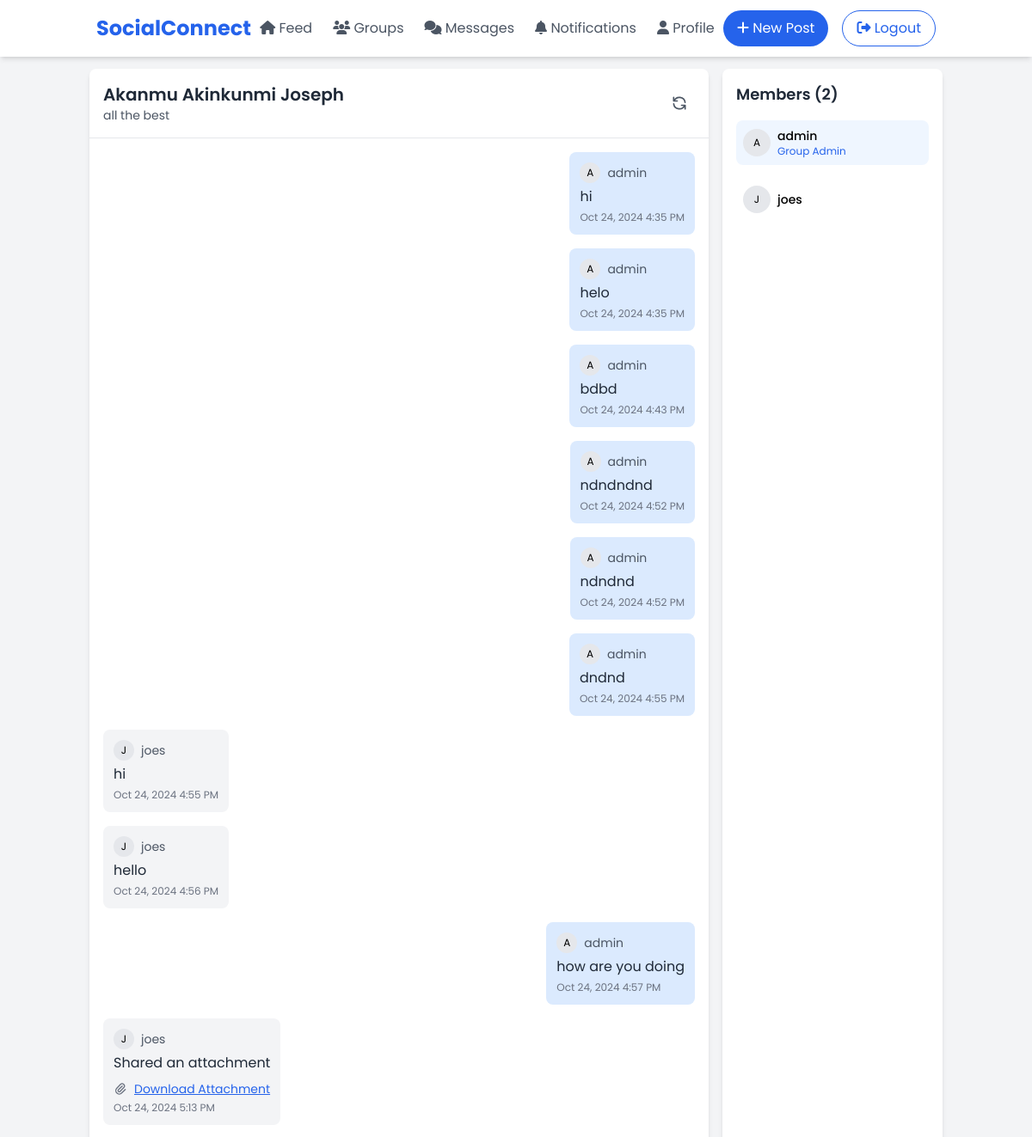
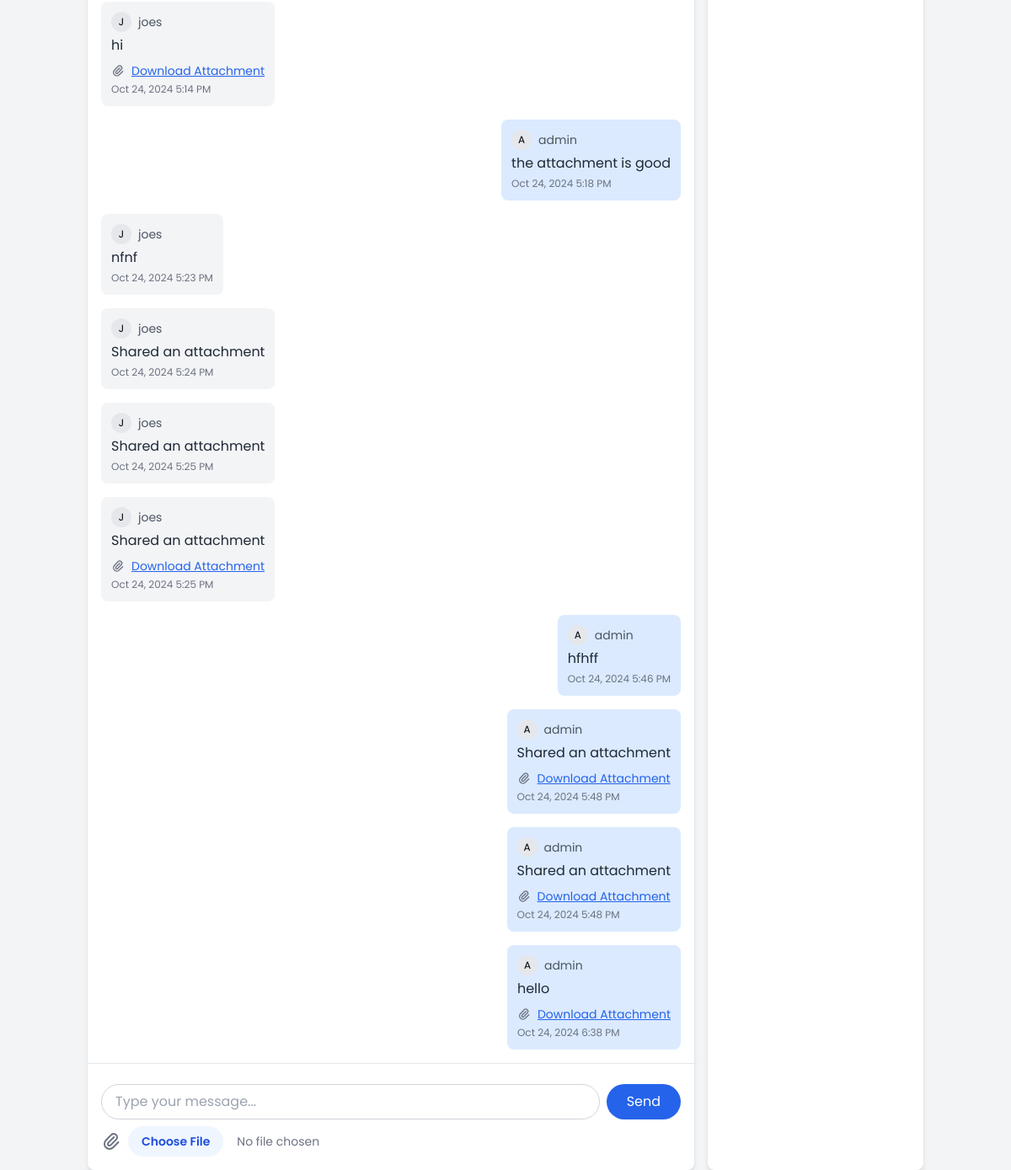
The page /group/1/ (signed in) on the database its author committed (2 pictures, top to bottom).
### chat/models.py (models this page shows, shortened)
class Group(models.Model):
    name = models.CharField(max_length=255)
    description = models.TextField(blank=True)
    members = models.ManyToManyField(User, related_name='chat_groups')  # Changed from 'groups' to 'chat_groups'
    created_at = models.DateTimeField(auto_now_add=True)
    created_by = models.ForeignKey(User, on_delete=models.CASCADE, related_name='created_groups')

class GroupChat(models.Model):
    group = models.ForeignKey(Group, on_delete=models.CASCADE, related_name='messages')
    sender = models.ForeignKey(User, on_delete=models.CASCADE)
    content = models.TextField()
    timestamp = models.DateTimeField(default=timezone.now)
    class Meta:
        ordering = ['timestamp']

class ChatAttachment(models.Model):
    file = models.FileField(upload_to='chat_attachments/')
    group_chat = models.ForeignKey(GroupChat, on_delete=models.CASCADE, null=True, blank=True)
    private_chat = models.ForeignKey(PrivateChat, on_delete=models.CASCADE, null=True, blank=True)
    uploaded_at = models.DateTimeField(auto_now_add=True)
    uploaded_by = models.ForeignKey(User, on_delete=models.CASCADE)

### accounts/models.py (models this page shows, shortened)
class User(AbstractBaseUser, PermissionsMixin):
    username = models.CharField(db_index=True, max_length=255, unique=True)
    email = models.EmailField(max_length=255, unique=True,blank=True, verbose_name='email address')
    first_name = models.CharField(max_length=50, blank=False, null=False)
    last_name = models.CharField(max_length=50, blank=False, null=False)
    gender = models.CharField(choices=GENDER_CHOICES, default='MALE', max_length=6)
    date_joined = models.DateTimeField(auto_now_add=True, blank=True)
    is_active = models.BooleanField(default=True)
    is_staff = models.BooleanField(default=False)
    groups = models.ManyToManyField('auth.Group', related_name='custom_user_groups', blank=True)
    USERNAME_FIELD = 'email'
    REQUIRED_FIELDS = ['username']
    objects = UserAccountManager()

### chat/views.py (the view, shortened to what this page needs)
# urls.py: path('group/<int:group_id>/', group_detail, name='group_detail'),
@login_required
def group_detail(request, group_id):
    group = get_object_or_404(Group, id=group_id)
    if request.user not in group.members.all():
        return redirect('group_list')
    members = group.members.all().order_by('username')
    messages = group.messages.all().select_related('sender').order_by('timestamp')
    attachment_form = ChatAttachmentForm()
    context = {
        'group': group,
        'members': members,
        'messages': messages,
        'attachment_form': attachment_form,
    }
    return render(request, 'chat/group_detail.html', context)

### chat/forms.py
class ChatAttachmentForm(forms.ModelForm):
    class Meta:
        model = ChatAttachment
        fields = ['file']
        widgets = {
            'file': forms.FileInput(attrs={
                'class': 'block w-full text-sm text-gray-500 file:mr-4 file:py-2 file:px-4 file:rounded-full file:border-0 file:text-sm file:font-semibold file:bg-blue-50 file:text-blue-700 hover:file:bg-blue-100',
                'accept': 'image/*,.pdf,.doc,.docx'
            })
        }

### templates/chat/group_detail.html (shortened to what this page needs)
{% extends 'base.html' %}
{% block content %}
<div class="flex flex-col md:flex-row h-[calc(100vh-5rem)] gap-4 p-2 md:p-0">
    <div class="flex-1 bg-white rounded-lg shadow-md flex flex-col order-2 md:order-1">
        <div class="p-3 md:p-4 border-b flex justify-between items-center">
            <div>
                <h1 class="text-lg md:text-xl font-semibold text-gray-800">{{ group.name }}</h1>
                <p class="text-xs md:text-sm text-gray-600">{{ group.description }}</p>
            </div>
            <button id="refresh-button" class="p-2 rounded-full hover:bg-gray-100 transition-colors">
                <svg class="w-5 h-5 text-gray-600" fill="none" stroke="currentColor" viewBox="0 0 24 24">
                    <path stroke-linecap="round" stroke-linejoin="round" stroke-width="2" d="M4 4v5h.582m15.356 2A8.001 8.001 0 004.582 9m0 0H9m11 11v-5h-.581m0 0a8.003 8.003 0 01-15.357-2m15.357 2H15"></path>
                </svg>
            </button>
        </div>
        <div id="chat-messages" class="flex-1 overflow-y-auto p-2 md:p-4 space-y-3 md:space-y-4">
            {% for message in messages %}
            <div class="flex {% if message.sender == request.user %}justify-end{% endif %}">
                <div class="max-w-[85%] md:max-w-[70%] {% if message.sender == request.user %}bg-blue-100{% else %}bg-gray-100{% endif %} rounded-lg p-2 md:p-3">
                    <div class="flex items-center gap-1 md:gap-2 mb-1">
                        <div class="w-5 h-5 md:w-6 md:h-6 bg-gray-200 rounded-full flex items-center justify-center text-xs">
                            {{ message.sender.username|first|upper }}
                        </div>
                        <div class="text-xs md:text-sm text-gray-600">{{ message.sender.username }}</div>
                    </div>
                    {% if message.content %}
                        <div class="text-sm md:text-base text-gray-800">{{ message.content }}</div>
                    {% endif %}
                    {% if message.chatattachment_set.exists %}
                        {% for attachment in message.chatattachment_set.all %}
                            <div class="mt-2 flex items-center gap-2">
                                <svg class="w-4 h-4 text-gray-500" fill="none" stroke="currentColor" viewBox="0 0 24 24">
                                    <path stroke-linecap="round" stroke-linejoin="round" stroke-width="2" d="M15.172 7l-6.586 6.586a2 2 0 102.828 2.828l6.414-6.586a4 4 0 00-5.656-5.656l-6.415 6.585a6 6 0 108.486 8.486L20.5 13"></path>
                                </svg>
                                <a href="{{ attachment.file.url }}"
                                   class="text-blue-600 hover:text-blue-800 text-sm underline"
                                   target="_blank">
                                    Download Attachment
                                </a>
                            </div>
                        {% endfor %}
                    {% endif %}
                    <div class="text-[10px] md:text-xs text-gray-500 mt-1">{{ message.timestamp|date:"M d, Y g:i A" }}</div>
                </div>
            </div>
            {% endfor %}
        </div>
        <div class="p-2 md:p-4 border-t">
            <form id="chat-form" class="space-y-2" enctype="multipart/form-data">
                <div class="flex gap-2">
                    <input type="text"
                           id="message-input"
                           name="message"
                           class="flex-1 px-3 md:px-4 py-2 text-sm md:text-base rounded-full border border-gray-300 focus:outline-none focus:ring-2 focus:ring-blue-500 focus:border-transparent"
                           placeholder="Type your message..."
                           autocomplete="off">
                    <button type="submit"
                            class="px-4 md:px-6 py-2 bg-blue-600 text-white text-sm md:text-base rounded-full hover:bg-blue-700 transition duration-300">
                        Send
                    </button>
                </div>
                <div class="flex items-center gap-2">
                    <label for="file-upload" class="cursor-pointer">
                        <svg class="w-6 h-6 text-gray-500 hover:text-blue-600" fill="none" stroke="currentColor" viewBox="0 0 24 24">
                            <path stroke-linecap="round" stroke-linejoin="round" stroke-width="2" d="M15.172 7l-6.586 6.586a2 2 0 102.828 2.828l6.414-6.586a4 4 0 00-5.656-5.656l-6.415 6.585a6 6 0 108.486 8.486L20.5 13"></path>
                        </svg>
                    </label>
                    {{ attachment_form.file }}
                </div>
            </form>
        </div>
    </div>
    <div class="w-full md:w-64 bg-white rounded-lg shadow-md p-3 md:p-4 order-1 md:order-2 mb-4 md:mb-0">
        <h2 class="text-base md:text-lg font-semibold mb-3 md:mb-4 text-gray-800">Members ({{ members.count }})</h2>
        <div class="flex flex-row md:flex-col flex-wrap gap-2 md:space-y-2">
            {% for member in members %}
            <div class="flex items-center gap-2 p-2 {% if member == group.created_by %}bg-blue-50{% endif %} rounded-lg flex-grow md:flex-grow-0">
                <div class="w-6 h-6 md:w-8 md:h-8 bg-gray-200 rounded-full flex items-center justify-center text-xs">
                    {{ member.username|first|upper }}
                </div>
                <div>
                    <div class="text-xs md:text-sm font-medium">{{ member.username }}</div>
                    {% if member == group.created_by %}
                    <div class="text-[10px] md:text-xs text-blue-600">Group Admin</div>
                    {% endif %}
                </div>
            </div>
            {% endfor %}
        </div>
    </div>
</div>
{% endblock %}

### templates/base.html (shortened to what this page needs)
<!DOCTYPE html>
<html lang="en">
<head>
    <script src="https://cdn.tailwindcss.com"></script>
    <link rel="stylesheet" href="https://cdnjs.cloudflare.com/ajax/libs/font-awesome/6.4.2/css/all.min.css">
</head>
<body class="bg-gray-100">
    <header class="bg-white shadow-md fixed top-0 left-0 right-0 z-50">
        <nav class="container mx-auto px-6 py-3">
            <div class="flex justify-between items-center">
                <a href="/" class="text-2xl font-bold text-blue-600">SocialConnect</a>
                <div class="hidden md:flex space-x-6">
                    {% if user.is_authenticated %}
                        <a href="/" class="text-gray-600 hover:text-blue-600 transition duration-300"><i class="fas fa-home"></i> Feed</a>
                        <a href="{% url 'group_list' %}" class="text-gray-600 hover:text-blue-600 transition duration-300"><i class="fas fa-users"></i> Groups</a>
                        <a href="{% url 'chat' %}" class="text-gray-600 hover:text-blue-600 transition duration-300"><i class="fas fa-comments"></i> Messages</a>
                        <a href="#" class="text-gray-600 hover:text-blue-600 transition duration-300"><i class="fas fa-bell"></i> Notifications</a>
                        <a href="{% url 'user_profile' user.username %}" class="text-gray-600 hover:text-blue-600 transition duration-300">
                            <i class="fas fa-user"></i> Profile
                        </a>
                    {% endif %}
                </div>
                <div class="hidden md:flex space-x-4">
                    {% if user.is_authenticated %}
                        <button class="px-4 py-2 bg-blue-600 text-white rounded-full hover:bg-blue-700 transition duration-300"><i class="fas fa-plus"></i> New Post</button>
                        <a href="/logout" class="px-4 py-2 text-blue-600 border border-blue-600 rounded-full hover:bg-blue-600 hover:text-white transition duration-300"><i class="fas fa-sign-out-alt"></i> Logout</a>
                    {% endif %}
                </div>
            </div>
        </nav>
    </header>
    <main class="container mx-auto px-4 mt-20 mb-8">
        {% block content %}
        {% endblock %}
    </main>
</body>
</html>

### templates/base.html (style rules this page uses)
body { font-family: 'Poppins', sans-serif; }

### rows shown on the page
Group: name "Akanmu Akinkunmi Joseph", description "all the best"
GroupChat: sender.username|first "A", sender.username "admin", content "hi", timestamp "Oct 24, 2024 4:35 PM"
GroupChat: sender.username|first "A", sender.username "admin", content "helo", timestamp "Oct 24, 2024 4:35 PM"
GroupChat: sender.username|first "A", sender.username "admin", content "bdbd", timestamp "Oct 24, 2024 4:43 PM"
GroupChat: sender.username|first "A", sender.username "admin", content "ndndndnd", timestamp "Oct 24, 2024 4:52 PM"
GroupChat: sender.username|first "A", sender.username "admin", content "ndndnd", timestamp "Oct 24, 2024 4:52 PM"
GroupChat: sender.username|first "A", sender.username "admin", content "dndnd", timestamp "Oct 24, 2024 4:55 PM"
GroupChat: sender.username|first "J", sender.username "joes", content "hi", timestamp "Oct 24, 2024 4:55 PM"
GroupChat: sender.username|first "J", sender.username "joes", content "hello", timestamp "Oct 24, 2024 4:56 PM"
GroupChat: sender.username|first "A", sender.username "admin", content "how are you doing", timestamp "Oct 24, 2024 4:57 PM"
GroupChat: sender.username|first "J", sender.username "joes", content "Shared an attachment", timestamp "Oct 24, 2024 5:13 PM"
GroupChat: sender.username|first "J", sender.username "joes", content "hi", timestamp "Oct 24, 2024 5:14 PM"
GroupChat: sender.username|first "A", sender.username "admin", content "the attachment is good", timestamp "Oct 24, 2024 5:18 PM"
GroupChat: sender.username|first "J", sender.username "joes", content "nfnf", timestamp "Oct 24, 2024 5:23 PM"
GroupChat: sender.username|first "J", sender.username "joes", content "Shared an attachment", timestamp "Oct 24, 2024 5:24 PM"
GroupChat: sender.username|first "J", sender.username "joes", content "Shared an attachment", timestamp "Oct 24, 2024 5:25 PM"
GroupChat: sender.username|first "J", sender.username "joes", content "Shared an attachment", timestamp "Oct 24, 2024 5:25 PM"
GroupChat: sender.username|first "A", sender.username "admin", content "hfhff", timestamp "Oct 24, 2024 5:46 PM"
GroupChat: sender.username|first "A", sender.username "admin", content "Shared an attachment", timestamp "Oct 24, 2024 5:48 PM"
GroupChat: sender.username|first "A", sender.username "admin", content "Shared an attachment", timestamp "Oct 24, 2024 5:48 PM"
GroupChat: sender.username|first "A", sender.username "admin", content "hello", timestamp "Oct 24, 2024 6:38 PM"
User: username|first "A", username "admin", shows "Group Admin"
User: username|first "J", username "joes"

### other values the page prints
{{ members.count }} "2"
